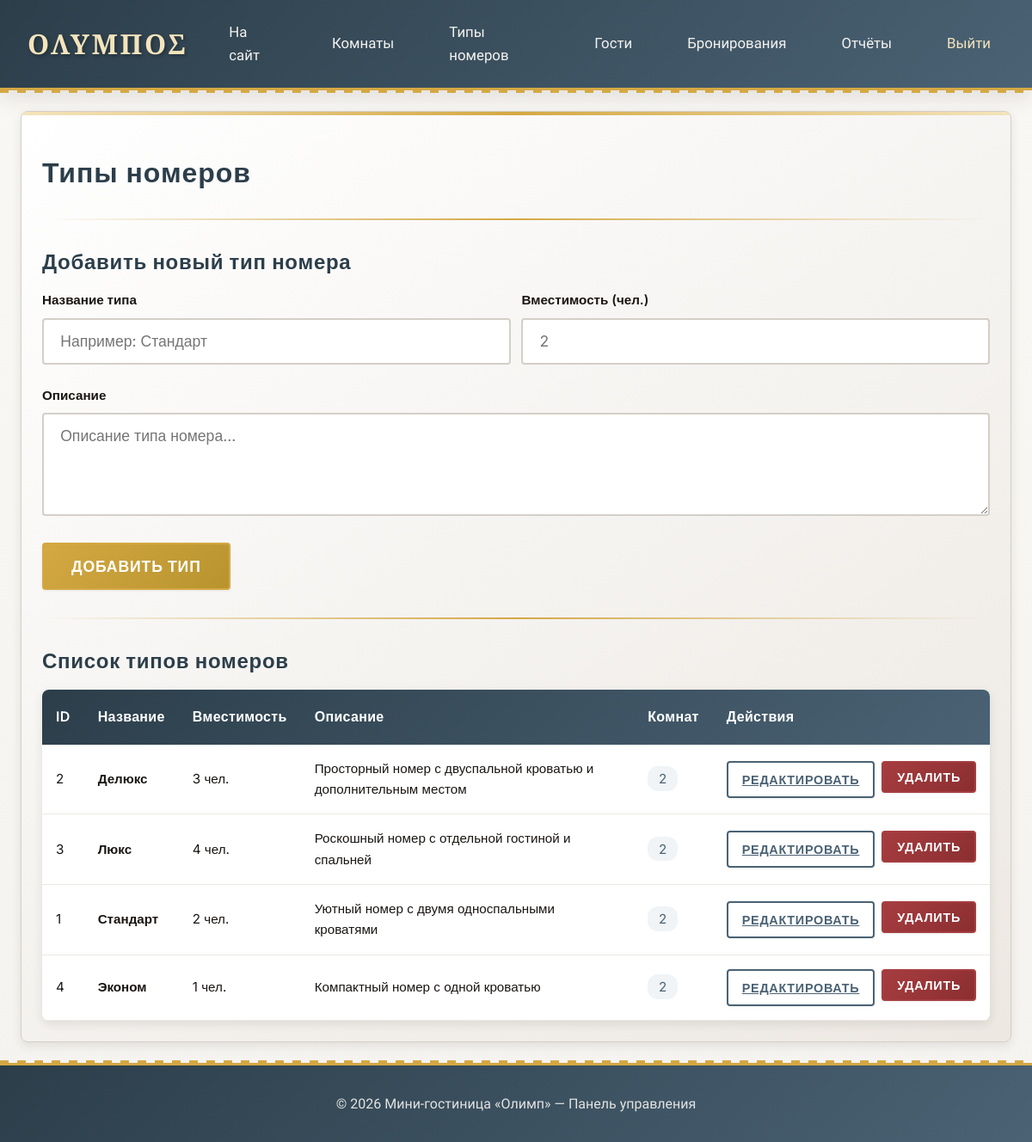
The page /admin/room_types.php (signed in) on the database its author committed.
### tables this page shows
CREATE TABLE IF NOT EXISTS room_types (
    id INT AUTO_INCREMENT PRIMARY KEY,
    name VARCHAR(100) NOT NULL,
    capacity INT NOT NULL DEFAULT 2,
    description TEXT,
    created_at TIMESTAMP DEFAULT CURRENT_TIMESTAMP
);

### includes/auth.php (called while the page is built, shortened)
<?php
function h($value): string
{
    return htmlspecialchars((string)$value, ENT_QUOTES, 'UTF-8');
}

### admin/room_types.php (the view, shortened to what this page needs)
<?php
require_once __DIR__ . '/../config/db.php';
require_once __DIR__ . '/../includes/admin_layout.php';
$editType = null;
$stmt = $pdo->query('
    SELECT rt.*, COUNT(r.id) AS rooms_count
    FROM room_types rt
    LEFT JOIN rooms r ON r.type_id = rt.id
    GROUP BY rt.id
    ORDER BY rt.name
');
$types = $stmt->fetchAll();
?>
<div style="margin-bottom: 2rem;">
    <h3><?= $editType ? 'Редактировать тип' : 'Добавить новый тип номера' ?></h3>
    <form method="post">
        <div class="grid grid-2">
            <div class="form-group">
                <label class="form-label">Название типа</label>
                <input name="name" value="<?= h($editType['name'] ?? '') ?>" class="form-input" required placeholder="Например: Стандарт">
            </div>
            <div class="form-group">
                <label class="form-label">Вместимость (чел.)</label>
                <input name="capacity" type="number" min="1" value="<?= h($editType['capacity'] ?? '') ?>" class="form-input" required placeholder="2">
            </div>
        </div>
        <div class="form-group">
            <label class="form-label">Описание</label>
            <textarea name="description" class="form-textarea" placeholder="Описание типа номера..."><?= h($editType['description'] ?? '') ?></textarea>
        </div>
        <div style="display: flex; gap: 1rem;">
            <button class="btn-greek" type="submit" name="save_type"><?= $editType ? 'Сохранить изменения' : 'Добавить тип' ?></button>
        </div>
    </form>
</div>
<div class="divider"></div>
<h3>Список типов номеров</h3>
<table class="greek-table">
    <thead>
        <tr>
            <th>ID</th>
            <th>Название</th>
            <th>Вместимость</th>
            <th>Описание</th>
            <th>Комнат</th>
            <th>Действия</th>
        </tr>
    </thead>
    <tbody>
        <?php foreach ($types as $type): ?>
            <tr>
                <td><?= h($type['id']) ?></td>
                <td><strong><?= h($type['name']) ?></strong></td>
                <td><?= h($type['capacity']) ?> чел.</td>
                <td><?= h($type['description'] ?: '—') ?></td>
                <td><span style="padding: 0.3rem 0.8rem; border-radius: 12px; background: var(--info-bg); color: var(--info);"><?= h($type['rooms_count']) ?></span></td>
                <td>
                    <div style="display: flex; gap: 0.5rem;">
                        <a class="btn-greek btn-outline" href="?edit=<?= h($type['id']) ?>" style="padding: 0.5rem 1rem; font-size: 0.9rem;">Редактировать</a>
                        <form method="post" onsubmit="return confirm('Удалить тип номера?');" style="display:inline;">
                            <button class="btn-greek btn-danger" style="padding: 0.5rem 1rem; font-size: 0.9rem;" type="submit" <?= ((int)$type['rooms_count'] > 0) ? 'disabled' : '' ?>>Удалить</button>
                        </form>
                    </div>
                </td>
            </tr>
        <?php endforeach; ?>
    </tbody>
</table>

### assets/css/style.css (style rules this page uses)
:root { --marble-white: #F5F3F0; --marble-cream: #FAF8F5; --marble-light: #EDE8E2; --marble-medium: #D4CFC7; --marble-dark: #8B8178; --marble-darker: #5A534B; --gold-light: #F4E4BC; --gold: #D4A843; --gold-dark: #B8942E; --gold-deep: #96771F; --aegean-blue: #4A6274; --aegean-dark: #2C3E4A; --olive: #6B7B3A; --terracotta: #C67B5C; --text-primary: #1A1512; --text-secondary: #3D3530; --text-muted: #6B5E55; --success: #5A7D52; --success-bg: #F1F7EF; --error: #A63D40; --error-bg: #FDF2F2; --info: #4A6274; --info-bg: #F0F4F7; --shadow-sm: 0 1px 3px rgba(44, 36, 32, 0.08); --shadow-md: 0 4px 12px rgba(44, 36, 32, 0.1); --shadow-lg: 0 8px 24px rgba(44, 36, 32, 0.12); --shadow-xl: 0 12px 40px rgba(44, 36, 32, 0.15); }
html, body { height: 100%; scroll-behavior: smooth; margin: 0; padding: 0; }
* { box-sizing: border-box; }
body { display: flex; flex-direction: column; font-family: 'Cormorant Garamond', 'Georgia', serif; background: linear-gradient(180deg, var(--marble-cream) 0%, var(--marble-white) 100%); color: var(--text-primary); line-height: 1.6; font-size: 16px; }
h1, h2, h3, h4, h5, h6 { font-family: 'Cinzel', serif; font-weight: 600; letter-spacing: 0.03em; color: var(--aegean-dark); margin-bottom: 1rem; }
h3 { font-size: 1.5rem; line-height: 1.4; }
.marble-card h3 { color: var(--aegean-dark); font-weight: 700; }
.btn-greek { font-family: 'Philosopher', sans-serif; font-size: 1.1rem; font-weight: 600; padding: 0.9rem 2rem; border: 2px solid var(--gold); background: linear-gradient(135deg, var(--gold) 0%, var(--gold-dark) 100%); color: #FFFFFF; border-radius: 4px; cursor: pointer; transition: all 0.3s ease; text-transform: uppercase; letter-spacing: 0.08em; box-shadow: var(--shadow-sm); box-sizing: border-box; }
.btn-outline { background: transparent; border: 2px solid var(--aegean-blue); color: var(--aegean-blue); }
.btn-danger { background: linear-gradient(135deg, var(--error) 0%, #8B2E31 100%); border-color: var(--error); }
.form-group { margin-bottom: 1.5rem; }
.form-label { display: block; font-family: 'Philosopher', sans-serif; font-weight: 600; font-size: 1.05rem; color: var(--text-primary); margin-bottom: 0.5rem; }
.form-input, .form-select, .form-textarea { width: 100%; padding: 0.9rem 1.2rem; font-family: 'Cormorant Garamond', serif; font-size: 1.1rem; border: 2px solid var(--marble-medium); border-radius: 4px; background: white; color: var(--text-primary); transition: all 0.3s ease; box-sizing: border-box; }
.form-textarea { min-height: 120px; resize: vertical; }
.greek-table { width: 100%; border-collapse: collapse; background: white; border-radius: 8px; overflow: hidden; box-shadow: var(--shadow-md); }
.greek-table thead { background: linear-gradient(135deg, var(--aegean-dark) 0%, var(--aegean-blue) 100%); color: white; }
.greek-table thead th { padding: 1.2rem 1rem; font-family: 'Philosopher', sans-serif; font-weight: 600; font-size: 1rem; text-align: left; letter-spacing: 0.05em; color: #FFFFFF; }
.greek-table tbody tr { border-bottom: 1px solid var(--marble-light); transition: background 0.2s ease; }
.greek-table tbody td { padding: 1rem; font-size: 1.05rem; color: var(--text-primary); }
.divider { height: 2px; background: linear-gradient(90deg, transparent 0%, var(--gold) 50%, transparent 100%); margin: 2rem 0; }
body.admin-page .greek-table, body.admin-page .form-input, body.admin-page .form-select, body.admin-page .form-textarea, body.admin-page .btn-greek, body.admin-page .admin-nav-link, body.admin-page .flash-message { font-family: 'Inter', sans-serif; }
body.admin-page .greek-table thead th { font-family: 'Inter', sans-serif; font-weight: 600; letter-spacing: 0.02em; }
body.admin-page .greek-table tbody td { font-family: 'Inter', sans-serif; font-size: 0.95rem; }
body.admin-page .form-label { font-family: 'Inter', sans-serif; font-weight: 600; font-size: 0.95rem; }
body.admin-page .btn-greek { font-family: 'Inter', sans-serif; font-weight: 600; letter-spacing: 0.05em; }
.grid { display: grid; gap: 0.8rem; }
.grid-2 { grid-template-columns: repeat(auto-fit, minmax(350px, 1fr)); }

### rows shown on the page
room_types: id "2", name "Делюкс", capacity "3", description "Просторный номер с двуспальной кроватью и дополнительным местом", rooms_count "2"
room_types: id "3", name "Люкс", capacity "4", description "Роскошный номер с отдельной гостиной и спальней", rooms_count "2"
room_types: id "1", name "Стандарт", capacity "2", description "Уютный номер с двумя односпальными кроватями", rooms_count "2"
room_types: id "4", name "Эконом", capacity "1", description "Компактный номер с одной кроватью", rooms_count "2"

### other values the page prints
$title "Типы номеров"
